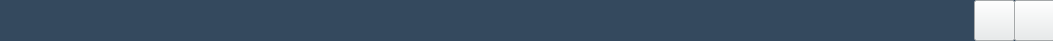
    <widget class="QWidget" name="widget" native="true">
     <property name="geometry">
      <rect>
       <x>-3</x>
       <y>20</y>
       <width>1053</width>
       <height>41</height>
      </rect>
     </property>
     <property name="styleSheet">
      <string notr="true">background-color: rgb(52, 73, 94);</string>
     </property>
     <widget class="QPushButton" name="min_btn">
      <property name="geometry">
       <rect>
        <x>974</x>
        <y>0</y>
        <width>41</width>
        <height>41</height>
       </rect>
      </property>
      <property name="cursor">
       <cursorShape>PointingHandCursor</cursorShape>
      </property>
      <property name="styleSheet">
       <string notr="true">background-color: rgb(231, 235, 236);</string>
      </property>
      <property name="text">
       <string/>
      </property>
     </widget>
     <widget class="QLabel" name="logo_lab">
      <property name="geometry">
       <rect>
        <x>13</x>
        <y>9</y>
        <width>22</width>
        <height>22</height>
       </rect>
      </property>
      <property name="text">
       <string/>
      </property>
     </widget>
     <widget class="QPushButton" name="close_btn">
      <property name="geometry">
       <rect>
        <x>1014</x>
        <y>0</y>
        <width>41</width>
        <height>41</height>
       </rect>
      </property>
      <property name="cursor">
       <cursorShape>PointingHandCursor</cursorShape>
      </property>
      <property name="styleSheet">
       <string notr="true">background-color: rgb(231, 235, 236);</string>
      </property>
      <property name="text">
       <string/>
      </property>
     </widget>
     <zorder>min_btn</zorder>
     <zorder>close_btn</zorder>
     <zorder>logo_lab</zorder>
    </widget>
